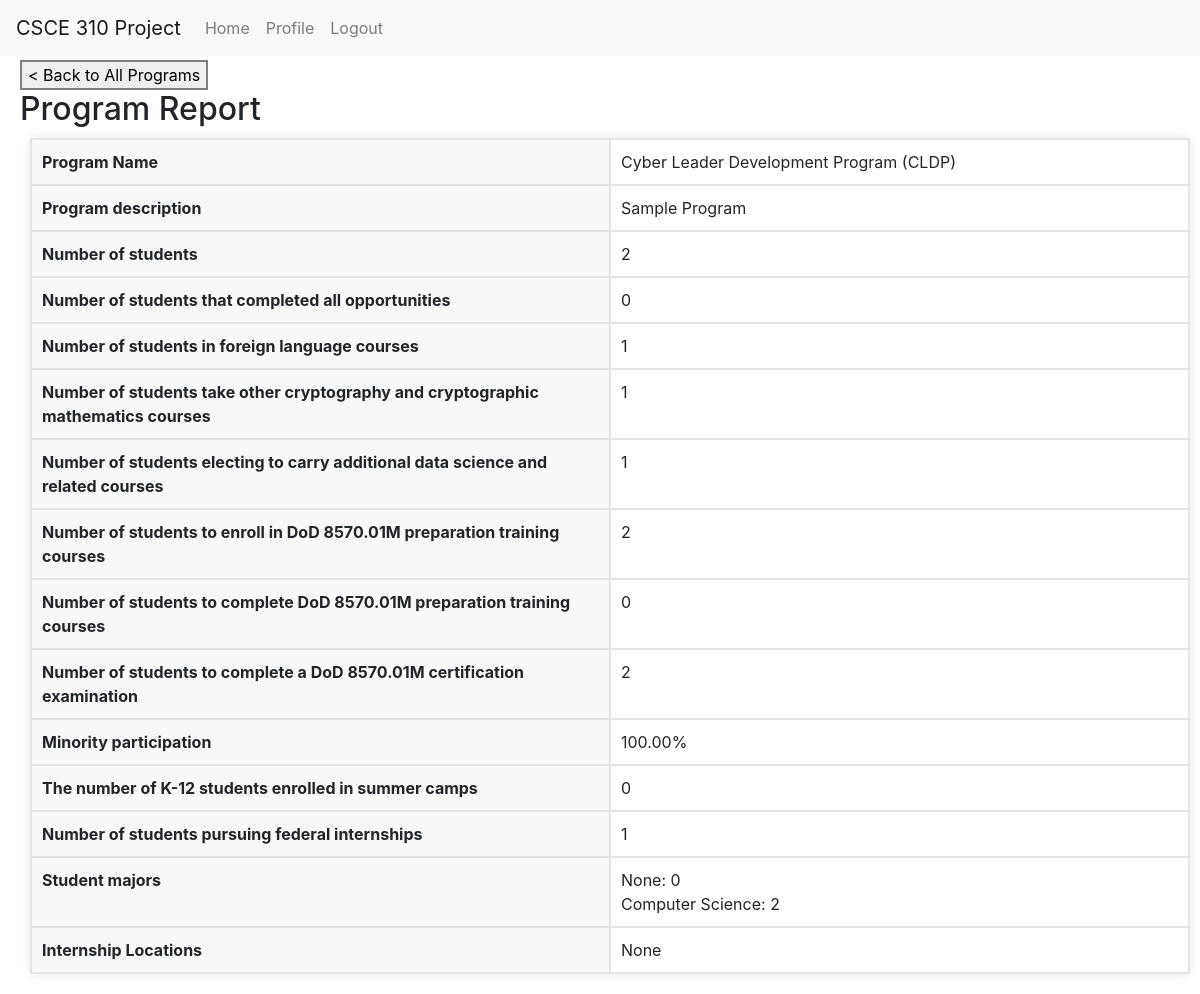
/admin/get_report/1, run on the app's committed database.
### tables this page shows
CREATE TABLE Programs (
                    program_num INTEGER PRIMARY KEY AUTOINCREMENT,
                    name TEXT,
                    description TEXT,
                    archived INTEGER
                    );

### routes/admin.py (the view)
@admin_bp.route('/get_report/<int:program_num>')
def get_report(program_num):
    conn = get_db_connection()
    program = get_program(conn, program_num)
    num_students = get_program_num_students(conn, program_num)
    completed_students_count = num_students_completed_program(conn, program_num)
    num_in_foreign_lang = num_in_program_and_coursetype(conn, program_num, 'foreign language')
    num_in_cryptogrpahy = num_in_program_and_coursetype(conn, program_num, 'cryptography')
    num_in_cryptogrpahy += num_in_program_and_coursetype(conn, program_num, 'cryptography mathematics')
    num_in_data_science = num_in_program_and_coursetype(conn, program_num, 'data science')
    minority_count = conn.execute("SELECT COUNT(*) FROM View_CollegeStudentDetails WHERE race != 'white'").fetchone()[0]
    if (num_students == 0):
        minority_percent = 0
    else:
        minority_percent = minority_count/num_students * 100
    if (minority_percent > 100):
      print("Error, impossible for minority percent to be over 100%")
      minority_percent = 100
    k12 = get_program_num_k12_students(conn, program_num)
    DoD_training_completed = num_w_specified_DoD_training_status(conn, program_num, "Complete")
    DoD_training_enrolled = num_w_specified_DoD_training_status(conn, program_num, "Enrolled")
    DoD_cert_complete = num_completed_DoD_cert(conn, program_num)
    fed_internships = num_federal_internships(conn, program_num)
    majors_data = get_prog_student_majors(conn, program_num)
    majors_dict = {"None": 0}
    for major in majors_data:
        if (major[0] == None):
            majorName = "None"
        else:
          majorName = major[0]
        currCount = majors_dict.get(majorName, -1)
        if (currCount == -1):
            majors_dict.update({majorName: 1})
        else:
            majors_dict.update({majorName: currCount + 1})
    internship_list = []
    all_internship_names = names_of_prog_student_internships(conn, program_num)
    if all_internship_names != None:
      for internship in all_internship_names:
          internship_list.append(internship[0])
    program_report = {
        "name" : program["name"],
        "descr" : program["description"],
        "num_students": num_students,
        "completed_students_count": completed_students_count,
        "num_in_foreign_lang_courses": num_in_foreign_lang,
        "num_in_crypt_courses": num_in_cryptogrpahy,
        "num_in_data_science_courses": num_in_data_science,
        "minority_participation": f"{minority_percent: .2f}%",
        "num_k12_accepted": k12,
        "DoD_training_enrolled": DoD_training_enrolled,
        "DoD_training_completed": DoD_training_completed,
        "DoD_cert_complete": DoD_cert_complete,
        "fed_internships" : fed_internships,
        "student_majors": majors_dict,
        "internship_names": internship_list
    }
    return render_template("admin/get_program_report.html", program=program_report)

### db.py (called while the page is built)
def get_db_connection():
    conn = sqlite3.connect('database.db')
    conn.row_factory = sqlite3.Row
    return conn

### util/Programs.py (called while the page is built)
def get_program(conn, program_num):
  return conn.execute('SELECT * FROM Programs WHERE program_num=?', (program_num, )).fetchone()

def get_program_num_students(conn, program_num):
  return conn.execute(f'SELECT COUNT(*) FROM Program_Accepts WHERE program={program_num}').fetchone()[0]

def get_program_num_k12_students(conn, program_num):
  return conn.execute(f'''SELECT COUNT(*) FROM
                    (SELECT * FROM Program_accepts WHERE program = {program_num}) AS Accepted_students
                    INNER JOIN
                    (SELECT * FROM College_students WHERE student_type = 'k12_student') AS K12_students
                    ON Accepted_students.student_num=K12_students.UIN''').fetchone()[0]

def num_students_completed_program(conn, program_num):
  return conn.execute(f'SELECT COUNT(*) FROM TRACK WHERE program = {program_num} AND status = "Completed"').fetchone()[0]

def num_in_program_and_coursetype(conn, program_num, course_type):
  return conn.execute(f'''SELECT COUNT(DISTINCT Class_enrollment.UIN) AS num_students_in_foreign_lang
                    FROM (SELECT * FROM Program_Accepts WHERE Program = {program_num}) AS Accepted_students
                    JOIN Class_enrollment
                    ON Accepted_students.student_num = Class_enrollment.UIN
                    JOIN Classes
                    ON Class_enrollment.Class_ID = Classes.Class_ID
                    WHERE Classes.type = '{course_type}'
                    ''').fetchone()[0]

def num_w_specified_DoD_training_status(conn, program_num, status):
  return conn.execute(f'''SELECT COUNT(DISTINCT Student_num)
                    FROM Program_student_certification_data
                    WHERE program = {program_num} AND Training_Status = "{status}"
                      ''').fetchone()[0]

def num_completed_DoD_cert(conn, program_num):
  return conn.execute(f'''SELECT COUNT(DISTINCT Student_num)
                    FROM Program_student_certification_data
                    WHERE program = {program_num} AND status = "Complete"
                      ''').fetchone()[0]

### templates/admin/get_program_report.html (shortened to what this page needs)
<!DOCTYPE html>
<html lang="en">
<head>
  <link rel="stylesheet" href="../../static/general.css">
  <link rel="stylesheet" href="https://stackpath.bootstrapcdn.com/bootstrap/4.3.1/css/bootstrap.min.css">
</head>
<body>
  <nav class="navbar navbar-expand-lg navbar-light bg-light fixed-top">
    <a class="navbar-brand" href="#">CSCE 310 Project</a>
    <div class="collapse navbar-collapse" id="navbarNav">
        <ul class="navbar-nav">
            <li class="nav-item">
                <a class="nav-link" href="/">Home</a>
            </li>
            <li class="nav-item">
                <a class="nav-link" href="/profile">Profile</a>
            </li>
            <li class="nav-item">
                <a class="nav-link" href="/logout">Logout</a>
            </li>
        </ul>
    </div>
  </nav>
  <a href="{{ url_for('admin_bp.view_all_programs') }}">
    <button>< Back to All Programs</button>
  </a>
  <h2>Program Report</h2>
  <table>
    <tr>
      <th>Program Name</th>
      <td>{{ program.name }}</td>
    </tr>
    <tr>
      <th>Program description</th>
      <td>{{ program.descr }}</td>
    </tr>
    <tr>
      <th>Number of students</th>
      <td>{{ program.num_students }}</td>
    </tr>
    <tr>
      <th>Number of students that completed all opportunities</th>
      <td>{{ program.completed_students_count }}</td>
    </tr>
    <tr>
      <th>Number of students in foreign language courses</th>
      <td>{{ program.num_in_foreign_lang_courses }}</td>
    </tr>
    <tr>
      <th>Number of students take other cryptography and cryptographic mathematics courses</th>
      <td>{{ program.num_in_crypt_courses }}</td>
    </tr>
    <tr>
      <th>Number of students electing to carry additional data science and related courses</th>
      <td>{{ program.num_in_data_science_courses }}</td>
    </tr>
    <tr>
      <th>Number of students to enroll in DoD 8570.01M preparation training courses</th>
      <td>{{ program.DoD_training_enrolled }}</td>
    </tr>
    <tr>
      <th>Number of students to complete DoD 8570.01M preparation training courses</th>
      <td>{{ program.DoD_training_completed }}</td>
    </tr>
    <tr>
      <th>Number of students to complete a DoD 8570.01M certification examination</th>
      <td>{{ program.DoD_cert_complete }}</td>
    </tr>
    <tr>
      <th>Minority participation</th>
      <td>{{ program.minority_participation }}</td>
    </tr>
    <tr>
      <th>The number of K-12 students enrolled in summer camps</th>
      <td>{{ program.num_k12_accepted }}</td>
    </tr>
    <tr>
      <th>Number of students pursuing federal internships</th>
      <td>{{ program.fed_internships }}</td>
    </tr>
    <tr>
      <th>Student majors</th>
      <td>
        {% for major in program.student_majors %}
          <p>{{ major }}: {{ program.student_majors[major] }}</p>
        {% endfor %}
      </td>
    </tr>
    <tr>
      <th>Internship Locations</th>
      <td>
        {% if program.internship_names|length == 0 %}
          <p>None</p>
        {% else %}
          {% for internship in program.internship_names %}
          <p>{{ internship }}</p>
          {% endfor %}
        {% endif %}
      </td>
    </tr>
  </table>
</body>
</html>

### static/general.css (style rules this page uses)
body { padding-top: 60px; padding-left: 20px; }
table { border-collapse: collapse; margin: 10px; }
table, th, td { border: 1px solid #e4e4e4; }
th, td { padding: 10px; text-align: left; }
th { background-color: #f8f8f8; vertical-align: text-top; }
td p { margin: 0px; }
button { cursor: pointer; border: 2px solid #808080; }

### templates/admin/get_program_report.html (style rules this page uses)
table { box-shadow: 0 0 10px rgba(0,0,0,0.1); background: #fff; border-radius: 5px; margin-bottom: 20px; }
tr { display: grid; grid-template-columns: 1fr 1fr; }

### data on the page
Programs: name "Cyber Leader Development Program (CLDP)", descr "Sample Program"

### other printed values
{{ program.num_students }} "2"
{{ program.completed_students_count }} "0"
{{ program.num_in_foreign_lang_courses }} "1"
{{ program.num_in_crypt_courses }} "1"
{{ program.num_in_data_science_courses }} "1"
{{ program.DoD_training_enrolled }} "2"
{{ program.DoD_training_completed }} "0"
{{ program.DoD_cert_complete }} "2"
{{ program.minority_participation }} "100.00%"
{{ program.num_k12_accepted }} "0"
{{ program.fed_internships }} "1"
{{ major }} "None" "Computer Science"
{{ program.student_majors[major] }} "0" "2"
